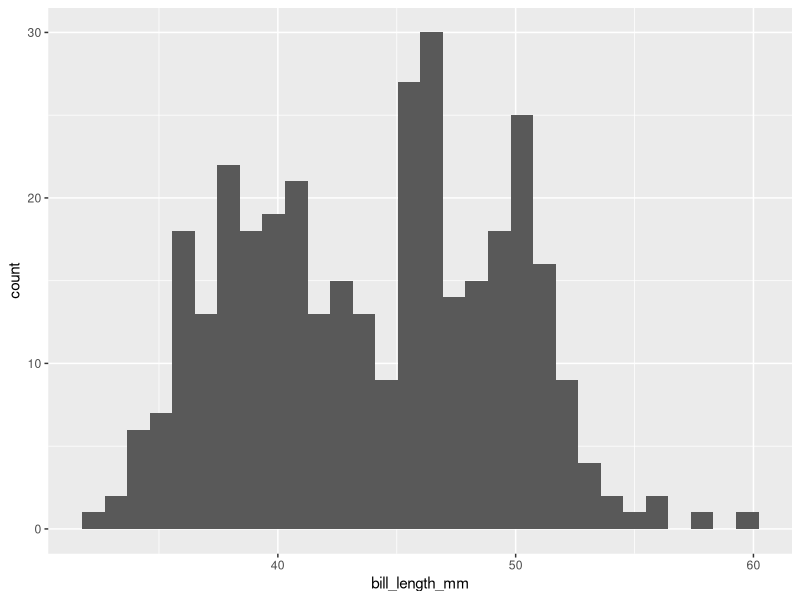
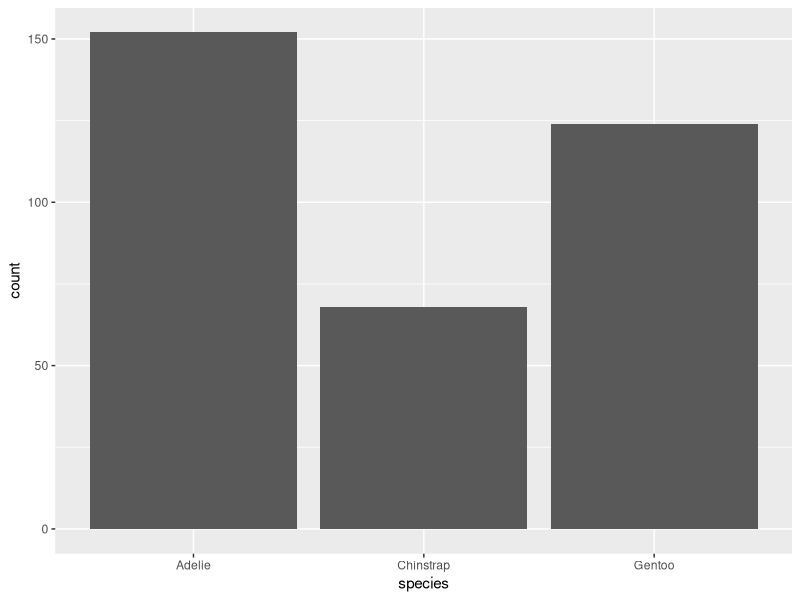

Recreate these plots in R, in order.
## ---- chunk 1
# load packages
library (tidyverse)
# put other library commands here

## ---- chunk 2
# put your code here
# e.g. data <- read_csv("data/my-data.csv")

## ---- chunk 3
# print()
# glimpse()

## ---- chunk 4
# put ggplot with geom_histogram() here


## ---- chunk 5
# put ggplot with geom_barchart() here


## ---- chunk 6
# load packages
library (tidyverse)
library(palmerpenguins)

## ---- chunk 7
library(palmerpenguins)

## ---- chunk 8
# print the penguins dataset in tibble format
print(penguins)

# show all variable names and the first few values of each
glimpse(penguins)

## ---- chunk 9
# histogram of bill lengths
ggplot(penguins, aes(x = bill_length_mm)) +
  geom_histogram()

## ---- chunk 10
ggplot(penguins, aes(x = species)) +
    geom_bar()

